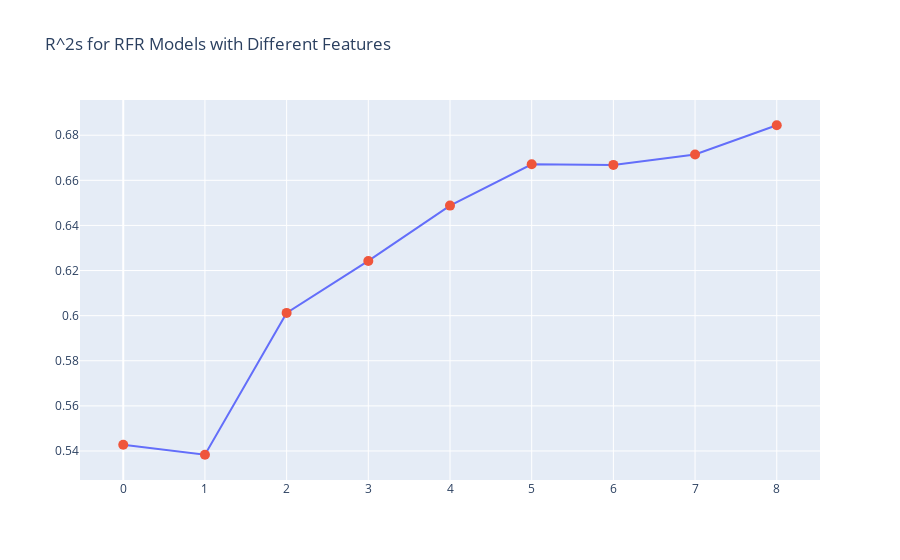

Notebook source saved alongside this figure:
### Code cell
# plot figure
fig = go.Figure(data=[
    go.Scatter(x=df_model_stats.index, y=df_model_stats['R^2'], mode='lines', showlegend=False),
    go.Scatter(x=df_model_stats.index, y=df_model_stats['R^2'], mode='markers', marker=dict(size=10), hovertext=df_model_stats['Model Features'], hoverinfo='text', showlegend=False)
])

# title
fig.update_layout(title='R^2s for RFR Models with Different Features')

# show
fig.show()

### Figure 1 — Plotly figure (JSON) as saved in the notebook; plotly's stock layout.template omitted (floating-point values rounded to 4 significant figures)
{"data": [{"mode": "lines", "showlegend": false, "type": "scatter", "x": [0, 1, 2, 3, 4, 5, 6, 7, 8], "y": [0.5428, 0.5383, 0.6012, 0.6243, 0.6488, 0.6671, 0.6668, 0.6715, 0.6844]}, {"hoverinfo": "text", "hovertext": ["top_feature", "top_2_feats", "top_3_feats", "top_4_feats", "top_5_feats", "top_6_feats", "top_7_feats", "top_8_feats", "all_feats"], "marker": {"size": 10}, "mode": "markers", "showlegend": false, "type": "scatter", "x": [0, 1, 2, 3, 4, 5, 6, 7, 8], "y": [0.5428, 0.5383, 0.6012, 0.6243, 0.6488, 0.6671, 0.6668, 0.6715, 0.6844]}], "layout": {"title": {"text": "R^2s for RFR Models with Different Features"}}}
